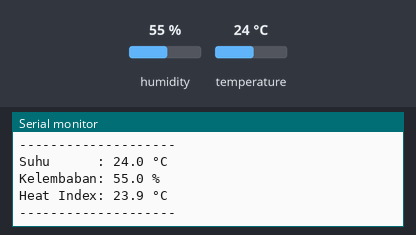
Simulated run of this sketch. Board: Arduino Uno, built with avr-gcc and run on an emulated ATmega328P. Shown: the last lines printed to the serial monitor. The inputs (shaded band) are chosen by the test bench; at power-on: humidity 55 %, temperature 24 °C.

Above: at 6.8 s.
6.9 s: humidity set to 22 %
At 10.7 s:
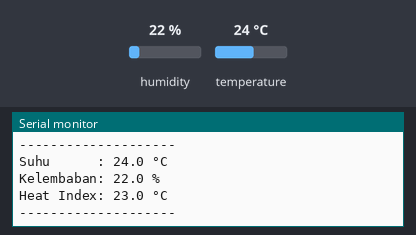
12.2 s: temperature set to 12 °C
At 14.9 s:
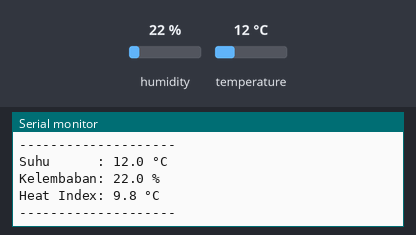
17.5 s: humidity set to 40 %
At 19.2 s:
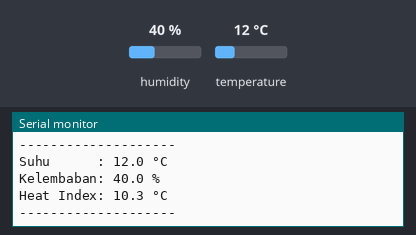
Timing chart, 0 to 20.7 s (numbered marks = the images above; inputs shaded):
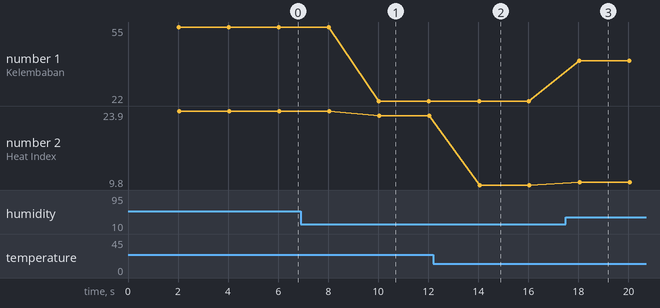

The sketch:

Percobaan_5Bmodif.ino
```cpp
/*
 * DHT Sensor + Simulasi Task (Non-blocking dengan millis())
 *
 * Disesuaikan untuk Wokwi — menggantikan FreeRTOS Queue dengan
 * pendekatan millis()-based agar kompatibel dengan simulator.
 *
 * Perilaku identik dengan versi FreeRTOS:
 *   - "Task" read_data  : membaca sensor tiap 2000 ms
 *   - "Task" display    : menampilkan data ke Serial Monitor
 *                         hanya jika ada data baru (flag newData)
 *
 * Wiring (sesuai diagram.json):
 *   DHT SDA (DATA) -> Arduino pin 2
 *   DHT VCC        -> 5V
 *   DHT GND        -> GND
 */

#include <DHT.h>

// ── Konfigurasi sensor ──────────────────────────────────────────
#define DHTPIN   2        // Sesuai koneksi di diagram.json
#define DHTTYPE  DHT22    // Sesuai atribut "type":"DHT22" di diagram.json

DHT dht(DHTPIN, DHTTYPE);

// ── Struktur data (sama seperti versi FreeRTOS) ─────────────────
struct readings {
  float temp;   // Suhu dalam derajat Celsius
  float h;      // Kelembaban relatif dalam persen
  bool  valid;  // Flag: true jika pembacaan berhasil
};

// ── "Queue" sederhana: satu slot data + flag ketersediaan ────────
readings queueSlot;        // Slot penyimpanan data (setara queue size=1)
bool     newData = false;  // Flag pengganti xQueueOverwrite/Receive

// ── Timing untuk simulasi task ───────────────────────────────────
unsigned long lastReadTime = 0;
const unsigned long READ_INTERVAL = 2000;  // ms — sama dengan vTaskDelay(2000)

// ───────────────────────────────────────────────────────────────
void setup() {
  Serial.begin(9600);   // Baud rate sesuai serialMonitor di diagram.json
  dht.begin();

  Serial.println(F("=== DHT Monitor dimulai ==="));
  Serial.println(F("Menunggu pembacaan pertama..."));
  Serial.println(F("--------------------"));
}

// ───────────────────────────────────────────────────────────────
// Simulasi Task 1 — read_data
// Dipanggil dari loop(), aktif setiap READ_INTERVAL ms
// Setara: xQueueOverwrite(my_queue, &data) + vTaskDelay(2000)
// ───────────────────────────────────────────────────────────────
void task_read_data() {
  unsigned long now = millis();
  if (now - lastReadTime < READ_INTERVAL) return;  // Belum waktunya
  lastReadTime = now;

  readings data;
  data.h    = dht.readHumidity();
  data.temp = dht.readTemperature();  // Celsius
  data.valid = !(isnan(data.h) || isnan(data.temp));

  // Timpa slot (setara xQueueOverwrite — tidak peduli apakah sudah dibaca)
  queueSlot = data;
  newData   = true;
}

// ───────────────────────────────────────────────────────────────
// Simulasi Task 2 — display
// Dipanggil dari loop(), hanya aktif saat ada data baru
// Setara: xQueueReceive(my_queue, &data, portMAX_DELAY)
// ───────────────────────────────────────────────────────────────
void task_display() {
  if (!newData) return;   // Tidak ada data baru, lewati
  newData = false;        // Konsumsi data (setara setelah Receive berhasil)

  readings data = queueSlot;

  if (data.valid) {
    Serial.print(F("Suhu      : "));
    Serial.print(data.temp, 1);
    Serial.println(F(" °C"));

    Serial.print(F("Kelembaban: "));
    Serial.print(data.h, 1);
    Serial.println(F(" %"));

    // Hitung Heat Index (indeks panas)
    float hi = dht.computeHeatIndex(data.temp, data.h, false);
    Serial.print(F("Heat Index: "));
    Serial.print(hi, 1);
    Serial.println(F(" °C"));

    Serial.println(F("--------------------"));
  } else {
    Serial.println(F("ERROR: Gagal membaca sensor DHT!"));
    Serial.println(F("Periksa kabel dan koneksi sensor."));
    Serial.println(F("--------------------"));
  }
}

// ───────────────────────────────────────────────────────────────
void loop() {
  task_read_data();   // "Task 1" — cek & baca sensor
  task_display();     // "Task 2" — tampilkan jika ada data baru
}
```

Measured:
- after the input at 6.9 s, the serial monitor: prints a new line after 3.1 s (image 1)
- after the input at 12.2 s, the serial monitor: prints a new line after 1.8 s (image 2)
- after the input at 17.5 s, the serial monitor: prints a new line after 0.53 s (image 3)
- plotted number 1: 55 → 22 after the input at 6.9 s, 22 → 40 after the input at 17.5 s
- plotted number 2: 23.9 → 23 after the input at 6.9 s, 23 → 9.8 after the input at 12.2 s, 9.8 → 10.3 after the input at 17.5 s
